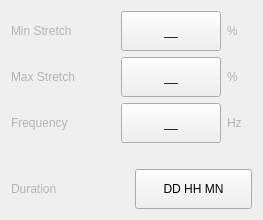
             <widget class="QWidget" name="page_2">
              <layout class="QGridLayout" name="gridLayout_12">
               <item row="0" column="0">
                <widget class="QFrame" name="frame_16">
                 <property name="frameShape">
                  <enum>QFrame::NoFrame</enum>
                 </property>
                 <property name="frameShadow">
                  <enum>QFrame::Raised</enum>
                 </property>
                 <layout class="QHBoxLayout" name="horizontalLayout_11">
                  <property name="spacing">
                   <number>6</number>
                  </property>
                  <property name="leftMargin">
                   <number>0</number>
                  </property>
                  <property name="topMargin">
                   <number>0</number>
                  </property>
                  <property name="rightMargin">
                   <number>0</number>
                  </property>
                  <property name="bottomMargin">
                   <number>0</number>
                  </property>
                  <item>
                   <widget class="QLabel" name="label_12">
                    <property name="styleSheet">
                     <string notr="true">color : rgb(180, 180, 180);</string>
                    </property>
                    <property name="text">
                     <string>Min Stretch</string>
                    </property>
                   </widget>
                  </item>
                  <item>
                   <spacer name="horizontalSpacer_34">
                    <property name="orientation">
                     <enum>Qt::Horizontal</enum>
                    </property>
                    <property name="sizeHint" stdset="0">
                     <size>
                      <width>40</width>
                      <height>20</height>
                     </size>
                    </property>
                   </spacer>
                  </item>
                  <item>
                   <widget class="QPushButton" name="pushButton_21">
                    <property name="sizePolicy">
                     <sizepolicy hsizetype="Expanding" vsizetype="Fixed">
                      <horstretch>0</horstretch>
                      <verstretch>0</verstretch>
                     </sizepolicy>
                    </property>
                    <property name="minimumSize">
                     <size>
                      <width>100</width>
                      <height>40</height>
                     </size>
                    </property>
                    <property name="maximumSize">
                     <size>
                      <width>100</width>
                      <height>40</height>
                     </size>
                    </property>
                    <property name="styleSheet">
                     <string notr="true"/>
                    </property>
                    <property name="text">
                     <string>__</string>
                    </property>
                    <property name="icon">
                     <iconset>
                      <normaloff>:/icons/index.png</normaloff>:/icons/index.png</iconset>
                    </property>
                    <property name="autoDefault">
                     <bool>false</bool>
                    </property>
                    <property name="default">
                     <bool>false</bool>
                    </property>
                    <property name="flat">
                     <bool>false</bool>
                    </property>
                   </widget>
                  </item>
                  <item>
                   <widget class="QLabel" name="label_36">
                    <property name="minimumSize">
                     <size>
                      <width>25</width>
                      <height>0</height>
                     </size>
                    </property>
                    <property name="styleSheet">
                     <string notr="true">color : rgb(180, 180, 180);</string>
                    </property>
                    <property name="text">
                     <string>%</string>
                    </property>
                   </widget>
                  </item>
                 </layout>
                </widget>
               </item>
               <item row="1" column="0">
                <widget class="QFrame" name="frame_15">
                 <property name="frameShape">
                  <enum>QFrame::NoFrame</enum>
                 </property>
                 <property name="frameShadow">
                  <enum>QFrame::Raised</enum>
                 </property>
                 <layout class="QHBoxLayout" name="horizontalLayout_10">
                  <property name="spacing">
                   <number>6</number>
                  </property>
                  <property name="leftMargin">
                   <number>0</number>
                  </property>
                  <property name="topMargin">
                   <number>0</number>
                  </property>
                  <property name="rightMargin">
                   <number>0</number>
                  </property>
                  <property name="bottomMargin">
                   <number>0</number>
                  </property>
                  <item>
                   <widget class="QLabel" name="label_11">
                    <property name="styleSheet">
                     <string notr="true">color : rgb(180, 180, 180);</string>
                    </property>
                    <property name="text">
                     <string>Max Stretch</string>
                    </property>
                   </widget>
                  </item>
                  <item>
                   <spacer name="horizontalSpacer_35">
                    <property name="orientation">
                     <enum>Qt::Horizontal</enum>
                    </property>
                    <property name="sizeHint" stdset="0">
                     <size>
                      <width>40</width>
                      <height>20</height>
                     </size>
                    </property>
                   </spacer>
                  </item>
                  <item>
                   <widget class="QPushButton" name="pushButton_22">
                    <property name="sizePolicy">
                     <sizepolicy hsizetype="Expanding" vsizetype="Fixed">
                      <horstretch>0</horstretch>
                      <verstretch>0</verstretch>
                     </sizepolicy>
                    </property>
                    <property name="minimumSize">
                     <size>
                      <width>100</width>
                      <height>40</height>
                     </size>
                    </property>
                    <property name="maximumSize">
                     <size>
                      <width>100</width>
                      <height>40</height>
                     </size>
                    </property>
                    <property name="styleSheet">
                     <string notr="true"/>
                    </property>
                    <property name="text">
                     <string>__</string>
                    </property>
                    <property name="icon">
                     <iconset>
                      <normaloff>:/icons/index.png</normaloff>:/icons/index.png</iconset>
                    </property>
                    <property name="autoDefault">
                     <bool>false</bool>
                    </property>
                    <property name="default">
                     <bool>false</bool>
                    </property>
                    <property name="flat">
                     <bool>false</bool>
                    </property>
                   </widget>
                  </item>
                  <item>
                   <widget class="QLabel" name="label_37">
                    <property name="minimumSize">
                     <size>
                      <width>25</width>
                      <height>0</height>
                     </size>
                    </property>
                    <property name="styleSheet">
                     <string notr="true">color : rgb(180, 180, 180);</string>
                    </property>
                    <property name="text">
                     <string>%</string>
                    </property>
                   </widget>
                  </item>
                 </layout>
                </widget>
               </item>
               <item row="2" column="0">
                <widget class="QFrame" name="frame_12">
                 <property name="frameShape">
                  <enum>QFrame::NoFrame</enum>
                 </property>
                 <property name="frameShadow">
                  <enum>QFrame::Raised</enum>
                 </property>
                 <layout class="QHBoxLayout" name="horizontalLayout_7">
                  <property name="spacing">
                   <number>6</number>
                  </property>
                  <property name="leftMargin">
                   <number>0</number>
                  </property>
                  <property name="topMargin">
                   <number>0</number>
                  </property>
                  <property name="rightMargin">
                   <number>0</number>
                  </property>
                  <property name="bottomMargin">
                   <number>0</number>
                  </property>
                  <item>
                   <widget class="QLabel" name="label_8">
                    <property name="styleSheet">
                     <string notr="true">color : rgb(180, 180, 180);</string>
                    </property>
                    <property name="text">
                     <string>Frequency</string>
                    </property>
                   </widget>
                  </item>
                  <item>
                   <spacer name="horizontalSpacer_36">
                    <property name="orientation">
                     <enum>Qt::Horizontal</enum>
                    </property>
                    <property name="sizeHint" stdset="0">
                     <size>
                      <width>40</width>
                      <height>20</height>
                     </size>
                    </property>
                   </spacer>
                  </item>
                  <item>
                   <widget class="QPushButton" name="pushButton_23">
                    <property name="sizePolicy">
                     <sizepolicy hsizetype="Expanding" vsizetype="Fixed">
                      <horstretch>0</horstretch>
                      <verstretch>0</verstretch>
                     </sizepolicy>
                    </property>
                    <property name="minimumSize">
                     <size>
                      <width>100</width>
                      <height>40</height>
                     </size>
                    </property>
                    <property name="maximumSize">
                     <size>
                      <width>100</width>
                      <height>40</height>
                     </size>
                    </property>
                    <property name="styleSheet">
                     <string notr="true"/>
                    </property>
                    <property name="text">
                     <string>__</string>
                    </property>
                    <property name="icon">
                     <iconset>
                      <normaloff>:/icons/index.png</normaloff>:/icons/index.png</iconset>
                    </property>
                    <property name="autoDefault">
                     <bool>false</bool>
                    </property>
                    <property name="default">
                     <bool>false</bool>
                    </property>
                    <property name="flat">
                     <bool>false</bool>
                    </property>
                   </widget>
                  </item>
                  <item>
                   <widget class="QLabel" name="label_38">
                    <property name="minimumSize">
                     <size>
                      <width>25</width>
                      <height>0</height>
                     </size>
                    </property>
                    <property name="styleSheet">
                     <string notr="true">color : rgb(180, 180, 180);</string>
                    </property>
                    <property name="text">
                     <string>Hz</string>
                    </property>
                   </widget>
                  </item>
                 </layout>
                </widget>
               </item>
               <item row="3" column="0">
                <widget class="QFrame" name="frame_13">
                 <property name="frameShape">
                  <enum>QFrame::NoFrame</enum>
                 </property>
                 <property name="frameShadow">
                  <enum>QFrame::Raised</enum>
                 </property>
                 <layout class="QHBoxLayout" name="horizontalLayout_8">
                  <property name="spacing">
                   <number>6</number>
                  </property>
                  <property name="leftMargin">
                   <number>0</number>
                  </property>
                  <property name="topMargin">
                   <number>0</number>
                  </property>
                  <property name="rightMargin">
                   <number>0</number>
                  </property>
                  <property name="bottomMargin">
                   <number>0</number>
                  </property>
                  <item>
                   <widget class="QLabel" name="label_9">
                    <property name="styleSheet">
                     <string notr="true">color : rgb(180, 180, 180);</string>
                    </property>
                    <property name="text">
                     <string/>
                    </property>
                   </widget>
                  </item>
                 </layout>
                </widget>
               </item>
               <item row="4" column="0">
                <widget class="QFrame" name="frame_14">
                 <property name="frameShape">
                  <enum>QFrame::NoFrame</enum>
                 </property>
                 <property name="frameShadow">
                  <enum>QFrame::Raised</enum>
                 </property>
                 <layout class="QHBoxLayout" name="horizontalLayout_9">
                  <property name="spacing">
                   <number>6</number>
                  </property>
                  <property name="leftMargin">
                   <number>0</number>
                  </property>
                  <property name="topMargin">
                   <number>0</number>
                  </property>
                  <property name="rightMargin">
                   <number>0</number>
                  </property>
                  <property name="bottomMargin">
                   <number>0</number>
                  </property>
                  <item>
                   <widget class="QLabel" name="label_10">
                    <property name="styleSheet">
                     <string notr="true">color : rgb(180, 180, 180);</string>
                    </property>
                    <property name="text">
                     <string>Duration</string>
                    </property>
                   </widget>
                  </item>
                  <item>
                   <widget class="QPushButton" name="pushButton_25">
                    <property name="minimumSize">
                     <size>
                      <width>0</width>
                      <height>40</height>
                     </size>
                    </property>
                    <property name="maximumSize">
                     <size>
                      <width>999</width>
                      <height>40</height>
                     </size>
                    </property>
                    <property name="styleSheet">
                     <string notr="true"/>
                    </property>
                    <property name="text">
                     <string>DD HH MN</string>
                    </property>
                    <property name="icon">
                     <iconset>
                      <normaloff>:/icons/index.png</normaloff>:/icons/index.png</iconset>
                    </property>
                    <property name="autoDefault">
                     <bool>false</bool>
                    </property>
                    <property name="default">
                     <bool>false</bool>
                    </property>
                    <property name="flat">
                     <bool>false</bool>
                    </property>
                   </widget>
                  </item>
                 </layout>
                </widget>
               </item>
              </layout>
             </widget>
